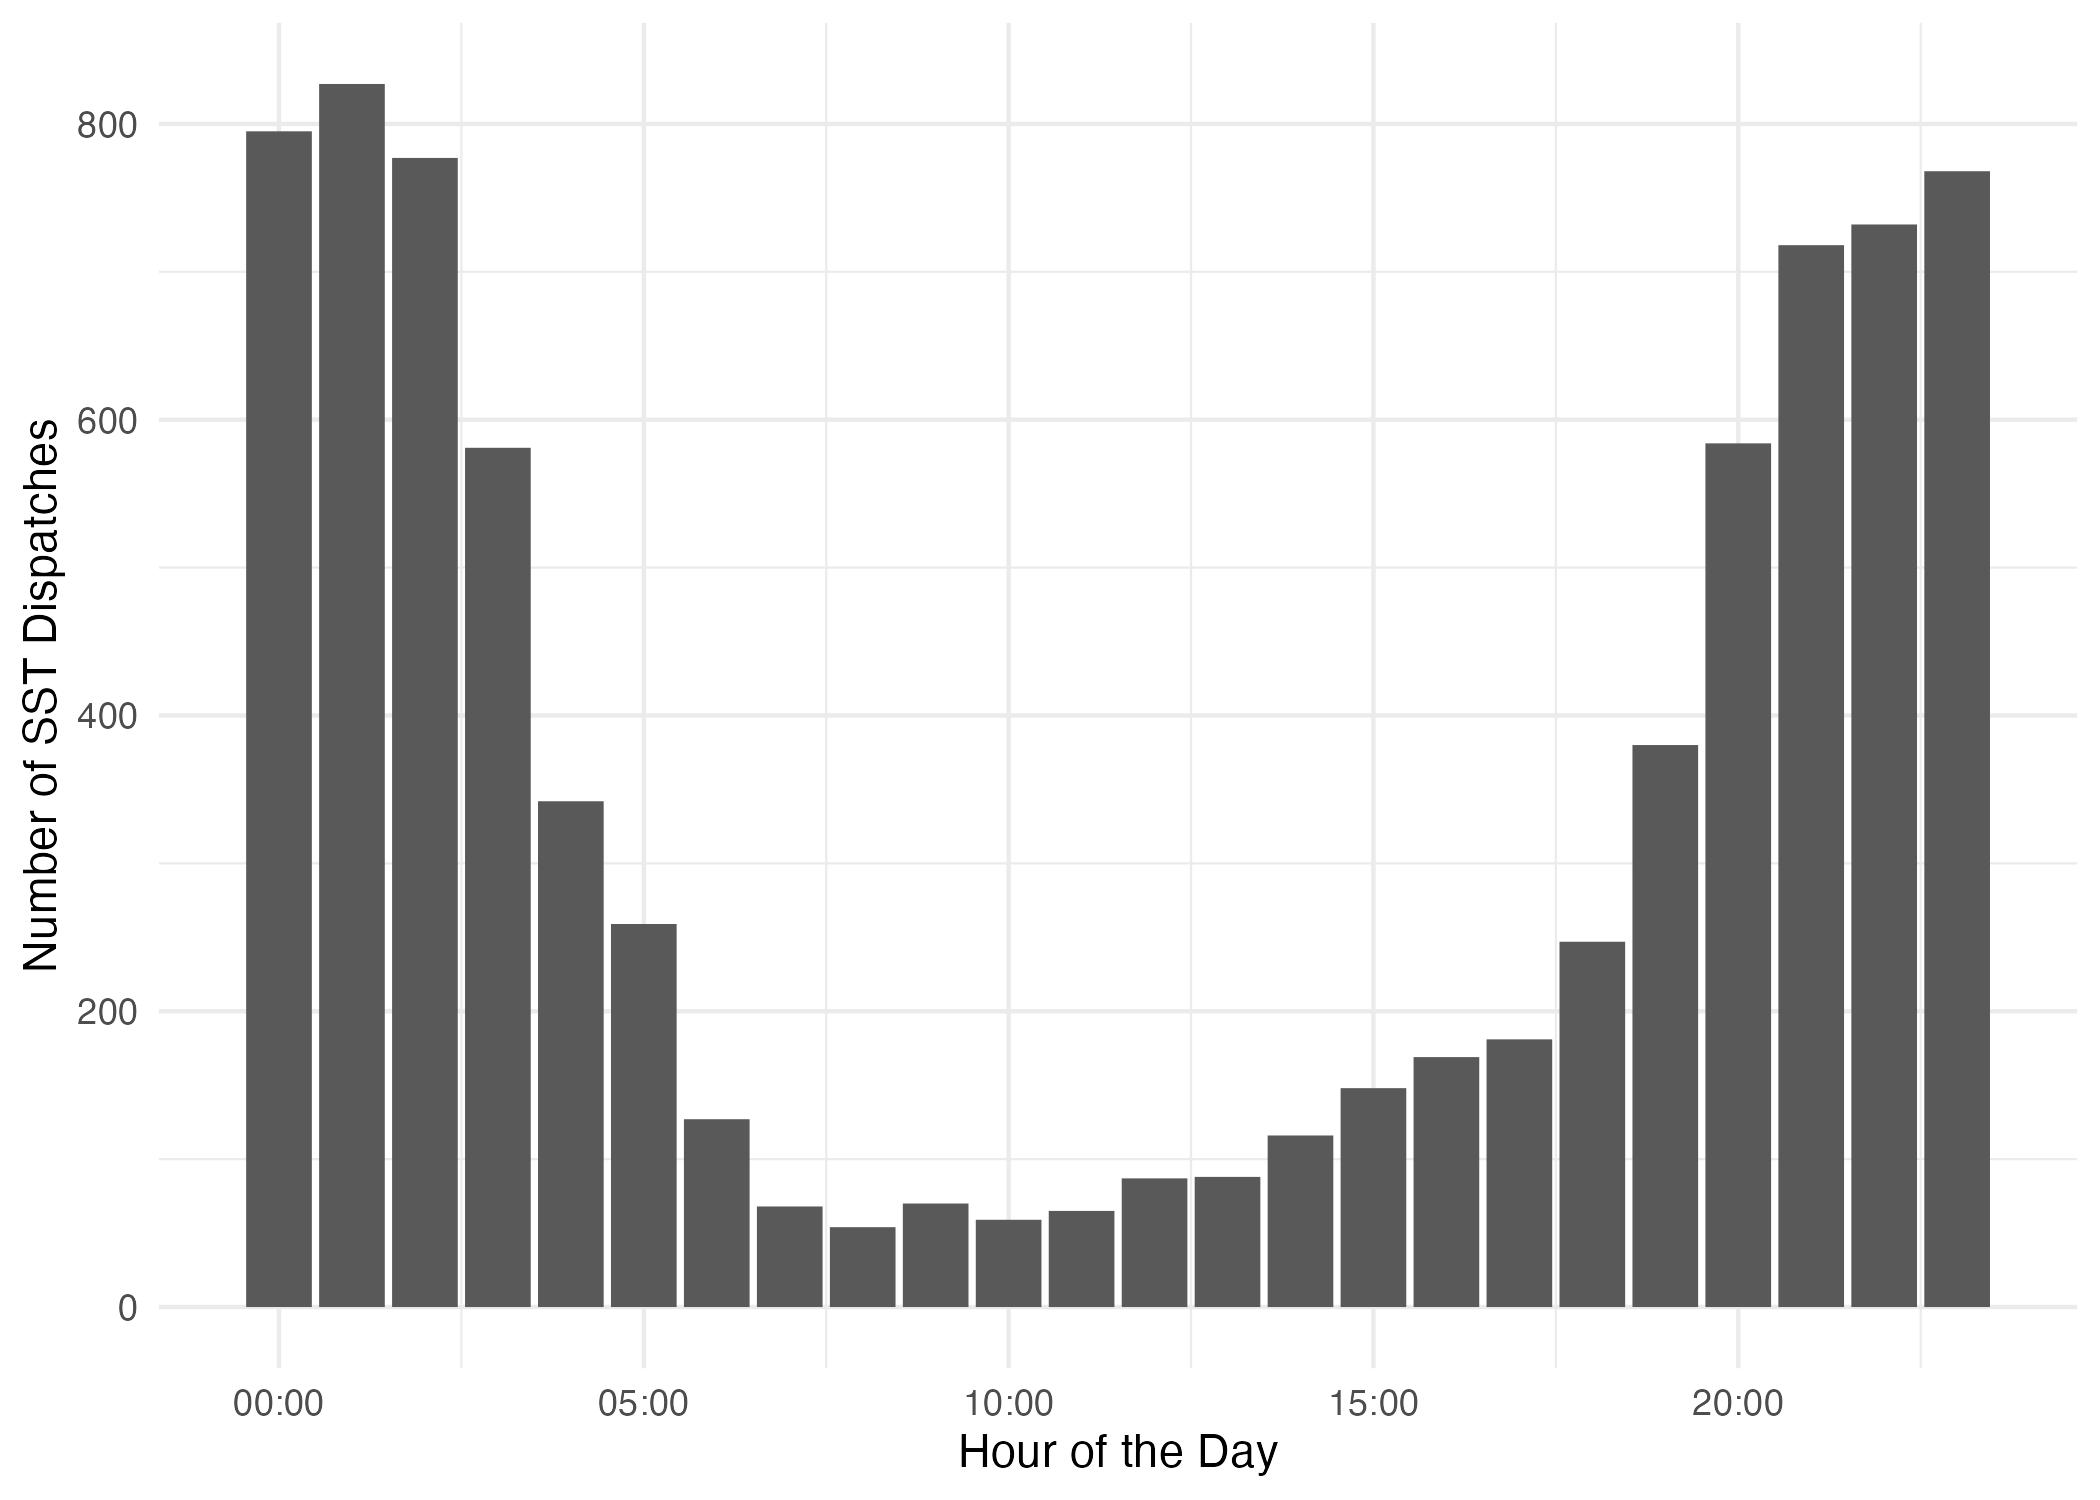

Source code (R):

library(tidyverse)

sst <- read_csv("data/sanfran_1622.csv")

sst <- sst %>% 
  mutate(datetime = mdy_hms(received_datetime),
         date = as_date(datetime),
         year = year(date),
         month = month(date),
         day = day(date),
         year_month = mdy(paste0(month, "-1-", year)),
         hour = hour(datetime))

sst_hourly <- sst %>% 
  count(hour) %>% 
  ggplot(aes(hour, n)) +
  geom_col() +
  scale_x_continuous(breaks = c(0, 5, 10, 15, 20), 
    labels = c("00:00", 
                                "05:00",
                                "10:00",
                                "15:00",
                                "20:00")) +
  labs(x = "Hour of the Day", y = "Number of SST Dispatches") +
  theme_minimal()

ggsave(filename = "figures/sst_hourly.jpeg", sst_hourly, 
       width = 7, height = 5)
